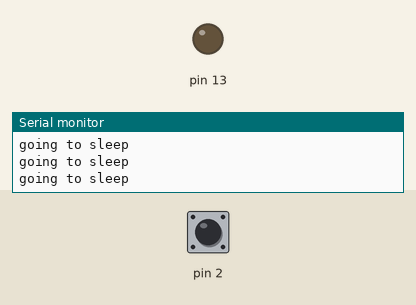
A sketch run on a simulated Arduino Uno, built with avr-gcc and run on an emulated ATmega328P. Shown: output pins drawn as LEDs (lit = HIGH), the last lines printed to the serial monitor. Dashed ring = blinking. The test bench sets the inputs (shaded band); at power-on: pin 2 LOW. Sleep ends after the set time or at an interrupt.

Above: at 1.2 s.
1.3 s: pin 2 driven HIGH
At 2.0 s:
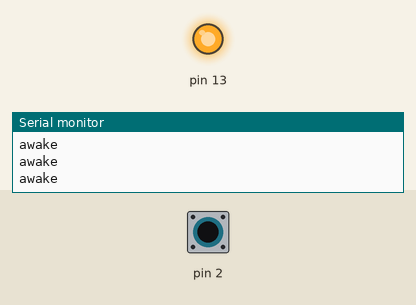
2.8 s: pin 2 pulsed LOW 2 times (0.12 s each, 0.3 s apart)
At 3.07 s:
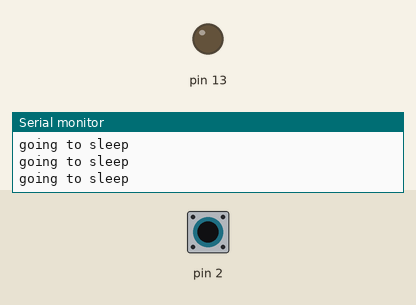
6.4 s: pin 2 pulsed LOW 5 times (0.12 s each, 0.3 s apart)
At 6.98 s:
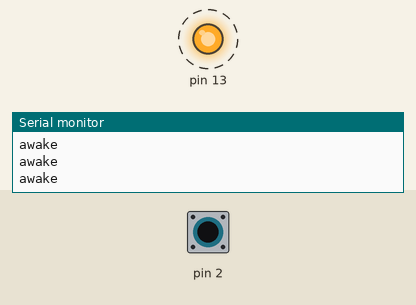
Timing chart, 0 to 9.4 s (numbered marks = the images above; inputs shaded):
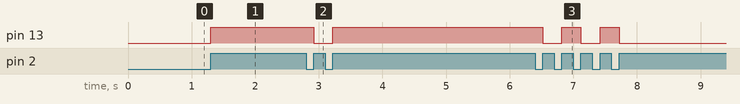

Measured:
- after the input at 1.3 s, pin 13: LOW → HIGH at once
- after the input at 2.8 s, pin 13: HIGH → LOW after 0.12 s, → HIGH 0.30 s later
- after the input at 6.4 s, pin 13: alternates HIGH for 0.30 s and LOW for 0.30 s, 5 changes in all, then stays LOW, starting after 0.12 s

The sketch:

ArduinoInterrupt_Button.ino
```cpp
#include "Arduino.h"
#include <avr/interrupt.h>
#include <avr/sleep.h>

volatile boolean ledOn = false;

void setup() {

  Serial.begin(9600);


  Serial.print("hello");


  pinMode(13,OUTPUT);
  //ISR Button - Triggering Interrupt Function
  pinMode(2,INPUT);
   //ISR function(digPIN2, function, SignalMode)
  attachInterrupt(0,PinInterrupt,RISING);

}

void loop() {


if (ledOn == false){
  Serial.println(F("going to sleep"));
   sleepSetupMCU();

  }
  else {

  Serial.println ("awake");
    }

}


void sleepSetupMCU()
{
  sleep_enable();
  set_sleep_mode(SLEEP_MODE_PWR_DOWN);

  sleep_cpu(); //(SE)bit is enable. MCU goes sleep
//Stops to execute the function


  }

void PinInterrupt()
{
    sleep_disable();

  if(ledOn)
  {
    ledOn = false;
    digitalWrite(13,LOW);
  }else
  {
    ledOn = true;
    digitalWrite(13,HIGH);
 }

}
```
